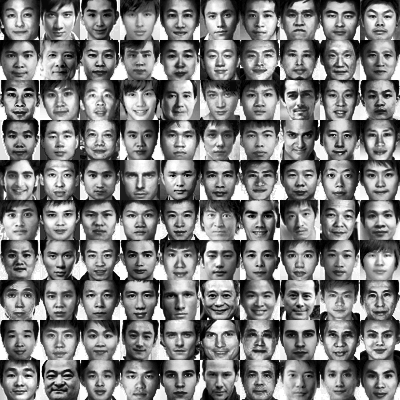
#> input picture HW2/mP1.bmp, 400 x 400 px
$ python main.py
#> lines starting #> are read from the running program, lines starting #| are printed output that depends on the picture
### HW2/Header.py
import numpy as np
import pandas as pd
import matplotlib.pyplot as plt
import itertools
import random
import cv2

# load iris dataset from csv
# [35 lines left out: functions loadIris, loadWine, loadIonos, loadVertebral, not called in this run]

# load face dataset
def loadFaceImg():
    img1 = cv2.imread('mP1.bmp', cv2.IMREAD_GRAYSCALE)
#> img1 is the input picture: shape (400, 400); min 0, max 255, mean 127.7
    img2 = cv2.imread('fP1.bmp', cv2.IMREAD_GRAYSCALE)
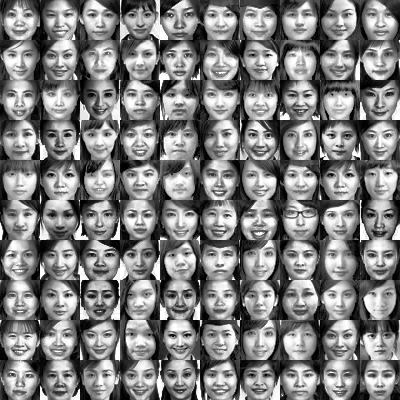
#> input picture HW2/fP1.bmp, 400 x 400 px
#> img2 is the input picture: shape (400, 400); min 0, max 255, mean 127.5

    img1Data = np.zeros([100, 1600])
    img2Data = np.zeros([100, 1600])
    originX = 0
    originY = 0
    img1Idx = 0
    img2Idx = 0
    idx = 0
    for p in range(10):
        for q in range(10):
            for i in range(40):
                for j in range(40):
                    img1Data[img1Idx][idx] = img1[originX + i][originY + j]
                    img2Data[img1Idx][idx] = img2[originX + i][originY + j]
                    idx += 1
            img1Idx += 1
            img2Idx += 1
            idx = 0
            originY += 40
        originY = 0
        originX += 40
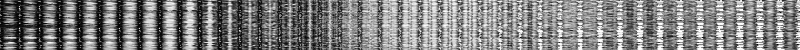
#> img1Data: shape (100, 1600) float64 (shown at 1/2 size); min 0, max 255, mean 127.7
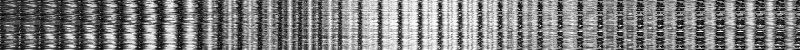
#> img2Data: shape (100, 1600) float64 (shown at 1/2 size); min 0, max 255, mean 127.5
#> after the loop, img1Idx = 100; img2Idx = 100; originX = 400

    img1Flip = cv2.flip(img1Data, 1)
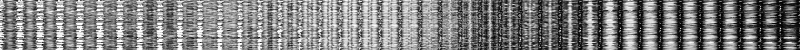
#> img1Flip: shape (100, 1600) float64 (shown at 1/2 size); min 0, max 255, mean 127.7
    img2Flip = cv2.flip(img2Data, 1)
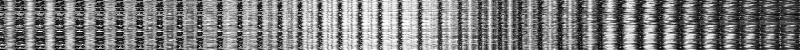
#> img2Flip: shape (100, 1600) float64 (shown at 1/2 size); min 0, max 255, mean 127.5

    img1DF = pd.DataFrame(img1Data)
#> img1DF = table of 100 rows and 1600 columns
    img1DF['variety'] = 'male'
    img2DF = pd.DataFrame(img2Data)
#> img2DF = table of 100 rows and 1600 columns
    img2DF['variety'] = 'female'

    img1FDF = pd.DataFrame(img1Flip)
#> img1FDF = table of 100 rows and 1600 columns
    img1FDF['variety'] = 'male'
    img2FDF = pd.DataFrame(img2Flip)
#> img2FDF = table of 100 rows and 1600 columns
    img2FDF['variety'] = 'female'

    frames = [img1DF, img2DF, img1FDF, img2FDF]
    Dataset = pd.concat(frames, ignore_index=True)
#> Dataset = table of 400 rows and 1601 columns
    DataVariety = Dataset['variety'].unique()

    # randomize data
    randomData = Dataset.sample(frac=1)
#> randomData = table of 400 rows and 1601 columns
    datasize = randomData.shape[0]
#> datasize = 400

    # split the train data and test data
    trainData = randomData[:int(datasize * 0.75)]
#> trainData = table of 300 rows and 1601 columns
    testData = randomData[int(datasize * 0.75):]
#> testData = table of 100 rows and 1601 columns

    return trainData, testData, DataVariety

# [64 lines left out: function loadFaceImg2, not called in this run]


# calculate accuracy
def calAccuracy(Success, Dataset):
    accuracy = Success / Dataset.shape[0]
    print("accuracy: %f" %(accuracy))

# draw confusion matrix
# [60 lines left out: functions drawConfusionMat, ROC_AUC, not called in this run]

### HW2/PCA.py
import numpy as np
import pandas as pd
import matplotlib.pyplot as plt
import itertools
import random
import statistics as stat
import heapq

import Likelihood
import Bayes
import Header
import LinearClassifier

def normalize(data, mu):
    dataVar = np.array(data['variety'])
    dataVar = dataVar.reshape([data.shape[0], 1])
    dropData = data.drop("variety", axis=1)

    var = []
    for i in range(dropData.shape[1]):
        list = []
        list = dropData.ix[:, i]
        var.append(stat.variance(list))

    arrData = np.array(dropData)
    for i in range(arrData.shape[0]):
        for j in range(arrData.shape[1]):
            arrData[i][j] -= mu[j]
            arrData[i][j] /= var[j]
    DataF = pd.DataFrame(arrData)

    dataVarFrame = pd.DataFrame(dataVar, columns=['variety'])
    normFrame = pd.concat([DataF, dataVarFrame], axis=1)

    return normFrame

# [101 lines left out: functions calCov, project, PCA, not called in this run]

### HW2/Eigenface.py
import numpy as np
import pandas as pd
import matplotlib.pyplot as plt
import itertools
import random
import statistics as stat
import heapq

import Likelihood
import Bayes
import Header
import LinearClassifier
import PCA


def eigenface(trainData, testData, dataVariety):
    # standardize train data
    dropTrainData = trainData.drop("variety", axis=1)
    trainMean = dropTrainData.sum()
    trainMean = trainMean.values.reshape([dropTrainData.shape[1], 1])
    trainMean = trainMean / dropTrainData.shape[0]
    newtrainData = PCA.normalize(trainData, trainMean)

    # calculate xT * x and its eigenvector
    normTrainData = newtrainData.drop("variety", axis=1)
    normTrainData = np.array(normTrainData)
    X = np.transpose(normTrainData)

    tempMat = np.zeros([X.shape[1], X.shape[1]])
    np.matmul(np.transpose(X), X, tempMat)
    eigValX, eigVecX = np.linalg.eigh(tempMat)

    # calculate X * eigenvector
    newEigVecX = np.zeros([X.shape[0], eigVecX.shape[1]])
    newEigVecX = np.matmul(X, eigVecX)

    # normalize eigenvector
    newEigVecX = np.transpose(newEigVecX)
    length = np.linalg.norm(newEigVecX, axis=1)
    for i in range(newEigVecX.shape[0]):
        newEigVecX[i] /= length[i]
    normEigVec = np.transpose(newEigVecX)


    # calculate A
    L = 20
    maxEigIdx = np.argsort(-eigValX)
    A = []
    for i in range(L):
        A.append(normEigVec[:, maxEigIdx[i]])
    A = np.array(A)
    A = np.transpose(A)

    newtestData = PCA.normalize(testData, trainMean)

    # projection of train data
    projTrainFrame = PCA.project(A, newtrainData)

    # projection of test data
    projTestFrame = PCA.project(A, newtestData)

    # [7 lines of commented-out code are left out]
    names = []
    for i in range(projTestFrame.shape[1] - 1):
        names.append('0')
    names.append('variety')
    g2, testIdx2, success2, confusion_mat2 = Bayes.bayes(projTrainFrame, projTestFrame, dataVariety, names)
    Header.calAccuracy(success2, projTestFrame)
    Header.drawConfusionMat(confusion_mat2, dataVariety)

    # [5 lines of commented-out code are left out]

### HW2/main.py
import pandas as pd

import Header
import Likelihood
import Bayes
import LinearClassifier
import FLD
import PCA
import Eigenface

# [4 lines of commented-out code are left out]
trainData, testData, dataVariety = Header.loadFaceImg()
#> trainData = table of 300 rows and 1601 columns; testData = table of 100 rows and 1601 columns
# [13 lines of commented-out code are left out]
Eigenface.eigenface(trainData, testData, dataVariety)
#> (the run stopped early here; a loop or call above may not have finished)
